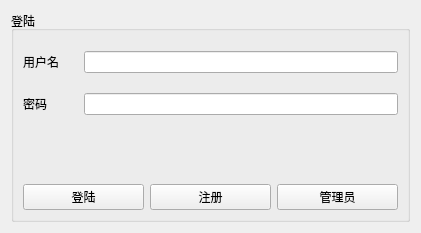
<?xml version="1.0" encoding="UTF-8"?>
<ui version="4.0">
 <class>Form</class>
 <widget class="QWidget" name="Form">
  <property name="geometry">
   <rect>
    <x>0</x>
    <y>0</y>
    <width>421</width>
    <height>233</height>
   </rect>
  </property>
  <property name="windowTitle">
   <string>Form</string>
  </property>
  <layout class="QVBoxLayout" name="verticalLayout_2">
   <item>
    <widget class="QGroupBox" name="groupBox">
     <property name="title">
      <string>登陆</string>
     </property>
     <layout class="QVBoxLayout" name="verticalLayout">
      <item>
       <layout class="QFormLayout" name="formLayout">
        <property name="horizontalSpacing">
         <number>25</number>
        </property>
        <property name="verticalSpacing">
         <number>20</number>
        </property>
        <property name="topMargin">
         <number>11</number>
        </property>
        <item row="0" column="0">
         <widget class="QLabel" name="label">
          <property name="text">
           <string>用户名</string>
          </property>
         </widget>
        </item>
        <item row="0" column="1">
         <widget class="QLineEdit" name="line_edit_uername"/>
        </item>
        <item row="1" column="0">
         <widget class="QLabel" name="label_2">
          <property name="text">
           <string>密码</string>
          </property>
         </widget>
        </item>
        <item row="1" column="1">
         <widget class="QLineEdit" name="line_edit_pswd"/>
        </item>
       </layout>
      </item>
      <item>
       <layout class="QHBoxLayout" name="horizontalLayout">
        <property name="bottomMargin">
         <number>0</number>
        </property>
        <item>
         <widget class="QPushButton" name="btn_login">
          <property name="text">
           <string>登陆</string>
          </property>
         </widget>
        </item>
        <item>
         <widget class="QPushButton" name="btn_register">
          <property name="text">
           <string>注册</string>
          </property>
         </widget>
        </item>
        <item>
         <widget class="QPushButton" name="btn_admin">
          <property name="text">
           <string>管理员</string>
          </property>
         </widget>
        </item>
       </layout>
      </item>
     </layout>
    </widget>
   </item>
  </layout>
 </widget>
 <resources/>
 <connections/>
</ui>
